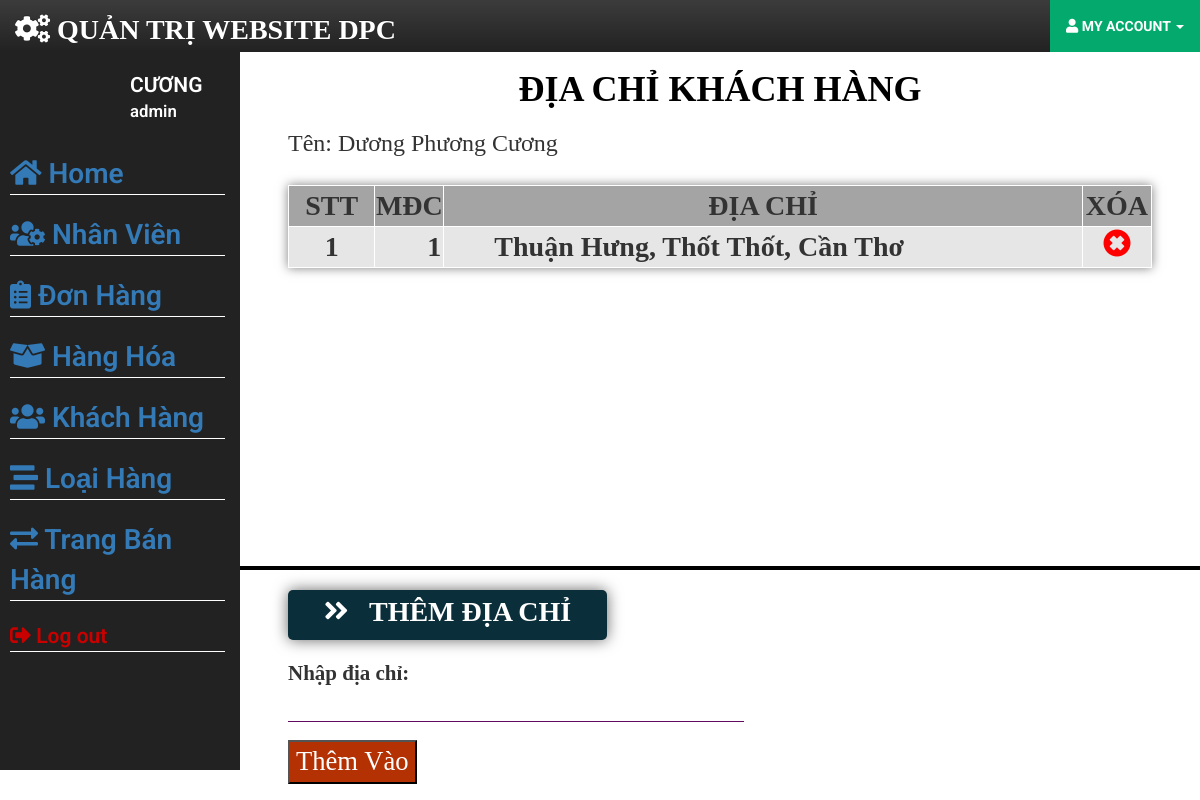
The app's page /admin/diachi-kh.php?ms=1 (signed in) with its own data.
### tables this page shows
CREATE TABLE `nhanvien` (
  `msnv` char(6) NOT NULL,
  `hotennv` varchar(40) NOT NULL,
  `matkhau` char(40) NOT NULL,
  `chucvu` varchar(40) NOT NULL,
  `anhnv` text DEFAULT NULL,
  `diachi` varchar(200) NOT NULL,
  `sodienthoai` char(11) NOT NULL
);

CREATE TABLE `khachhang` (
  `mskh` int(11) NOT NULL,
  `hotenkh` varchar(40) NOT NULL,
  `matkhau` char(40) NOT NULL,
  `anhkh` text DEFAULT NULL,
  `tencongty` varchar(50) DEFAULT NULL,
  `sodienthoai` char(11) NOT NULL,
  `email` varchar(40) DEFAULT NULL
);

CREATE TABLE `diachikh` (
  `madc` int(11) NOT NULL,
  `diachi` varchar(200) NOT NULL,
  `mskh` int(11) NOT NULL
);

### admin/diachi-kh.php (the view, shortened to what this page needs)
<?php
	$conn = mysqli_connect('localhost', 'root', '', 'dathang') or die ('Không thể kết nối tới database');
?>
<!DOCTYPE html>
<html lang="en">
<head>
	<link rel="stylesheet" href="https://stackpath.bootstrapcdn.com/bootstrap/3.4.1/css/bootstrap.min.css">
	<link rel="stylesheet" href="https://stackpath.bootstrapcdn.com/bootstrap/3.4.1/css/bootstrap-theme.min.css">
  	<link rel="stylesheet" href="https://cdnjs.cloudflare.com/ajax/libs/font-awesome/4.7.0/css/font-awesome.min.css">
  	<link rel="stylesheet" href="https://pro.fontawesome.com/releases/v5.10.0/css/all.css"/>
	<link rel="stylesheet" href="admin.css">
</head>
<body>
	<nav class="navbar navbar-inverse navbar-fixed-top">
		<div class="container-fluid">
			<div class="navbar-brand">
				<i class="fas fa-cogs"></i> <span>quản trị website DPC</span>
			</div>
			<div class="navbar-right">
				<div class="dropdown-admin">
				  <div class="dropbtn-admin">
				  	<i class="fas fa-user"></i> <span>my account</span> <span class="caret"></span>
				  </div>
<?php
	if(isset($_SESSION['loginAdmin']) || isset($_SESSION['loginNV'])){
		if(isset($_SESSION['loginAdmin'])){
			$msadmin = $_SESSION['loginAdmin'];
		} else if(isset($_SESSION['loginNV'])){
			$msadmin = $_SESSION['loginNV'];
		}
		$sql_ad = "select * from nhanvien where msnv = '$msadmin' ";
		$kq = mysqli_query($conn,$sql_ad);
		$row_ad = mysqli_fetch_assoc($kq);
		$name_ad = $row_ad['hotennv'];
		$arr_name = explode(" ",$name_ad);
		$chiso_arr = count($arr_name);
		$name = $arr_name[$chiso_arr -1];
	}
?>
				</div>
			</div>
		</div>
	</nav>
	<div class="container-fluid menu">
		<div class="avatar">
			<a href="my-account-nv.php?ms=<?=$row_ad['msnv']?>"><img src="<?=$row_ad['anhnv']?>" alt=""></a>
			<a class="name" href="my-account-nv.php?ms=<?=$row_ad['msnv']?>"><?php if(isset($_SESSION['loginAdmin']) || isset($_SESSION['loginNV'])){echo $name;}?> <br> <p style="font-size: 0.8em; text-transform: lowercase;"><?php if(isset($_SESSION['loginAdmin'])){echo $row_ad['msnv'];}?></p></a>
		</div>
		<ul class="list-menu">
			<li>
				<a href="admin.php"> <i class="fa fa-home"></i> Home</a>
			</li>
<?php
	if(isset($_SESSION['loginAdmin'])){
?>
			<li>
				<a href="nhan-vien.php"><i class="fas fa-users-cog"></i> Nhân Viên</a>
			</li>
<?php
	}
?>
			<li>
				<a href="dat-hang.php"><i class="fas fa-clipboard-list"></i> Đơn Hàng</a>
			</li>
			<li>
				<a href="hang-hoa.php"> <i class="fas fa-box-open"></i> Hàng Hóa</a>
			</li>
			<li>
				<a href="khach-hang.php"> <i class="fas fa-users"></i> Khách Hàng</a>
			</li>
			<li>
				<a href="loai-hang.php"> <i class="fas fa-stream"></i> Loại Hàng</a>
			</li>
			<li>
				<a href="../client/index.php"> <i class="fas fa-exchange-alt"></i> Trang Bán Hàng</a>
			</li>
			<li class="li-logout">
				<a href="admin.php?log-out-ad"> <i class="fas fa-sign-out-alt"></i> 	Log out</a>
			</li>
		</ul>
	</div>
	<div class="content">
<?php
	if(!isset($_GET['ms'])){
		echo "<h1>Không có thông tin để hiển thị</h1>";
	} else
	if(isset($_GET['ms'])){
		$mskh = $_GET['ms'];
		$kq_mskh = mysqli_query($conn, "select * from khachhang where mskh ='$mskh'");
		$kt_tk = 0;
		while($row_kt = mysqli_fetch_assoc($kq_mskh)){
			if($row_kt['mskh']==$mskh){
				$kt_tk=1;
				break;
			}
		}
		if($kt_tk==0){
			echo "<h1>Khách hàng này không tồn tại</h1>";
		} else if ($kt_tk==1){
?>
		<div class="title-loaihanghoa">
			<h1>
				Địa chỉ khách hàng
			</h1>
			<h3 style="font-family: all; text-align: left; margin-left: 5%; text-transform:capitalize">Tên: <?=$row_kt['hotenkh']?></h3>
		</div>
		<div class="hien-thi-loai-hang">
			<table class="table-loai-hang">
				<th class="stt-loai-hang">
					STT
				</th>
				<th style="width: 8%;">
					MĐC
				</th>
				<th>
					Địa chỉ
				</th>
				<th class="icon-remove-loai-hang">
					Xóa
				</th>
<?php
	$sql_select = "select * from diachikh where mskh = '$mskh'";
	$resutl= mysqli_query($conn, $sql_select);
	$stt=1;
	while ($row = mysqli_fetch_assoc($resutl)) {?>
			<tr>
					<td class="stt-loai-hang">
						<?=$stt?>
					</td>
					<td class="th-ma-loai" style="width: 8%; text-align: center; ">
						<?=$row['madc']?>
					</td>
					<td class="th-ten-loai">
						<?=$row['diachi']?>
					</td>
					<td class="icon-remove-loai-hang">
						<a href="?ms=<?=$mskh?>&delete=<?=$row['madc']?>"><i class="glyphicon glyphicon-remove-sign"></i></a>
					</td>
				</tr>
<?php 	$stt++;
	} ?>
			</table>
		</div>
		<hr class="hr-loai-hang">
		<div class="add-loai-hang">
			<div class="title-add-loai-hang">
				<h3 class="h3-them-loai-hang"><i class="fas fa-angle-double-right"></i>&ensp; Thêm địa chỉ</h3>
			</div>
			<h3 class="mess-loai-hang" style="color: red; float: right; margin-right: 2%; width: 35%; text-transform: capitalize;">
			</h3>
			<form class="form-add-loai-hang" action="diachi-kh.php?ms=<?=$mskh?>" method="post">
				<div class="add-ma-loai">
					<p>Nhập địa chỉ: </p>
					<input type="text" name="dia-chi" required="">
				</div>
				<button class="btn-add-loai-hang" name="add">Thêm Vào</button>
			</form>
		</div>
<?php
	}
}
?>
	</div>
</body>
</html>

### admin/admin.css (style rules this page uses)
body { font-family: 'Roboto', sans-serif; }
.navbar-inverse { border-bottom: none; }
.navbar-inverse .navbar-brand { font-family: all; font-size: 2em; text-transform: uppercase; font-weight: 700; color: white; cursor: default; }
.dropbtn-admin { background-color: #04AA6D; font-weight: bold; color: white; padding: 16px; text-transform: uppercase; border: none; }
.dropdown-admin { position: relative; display: inline-block; cursor: default; }
.menu { height: 90vh; background-color: #222; width: 20%; float: left; color: white; margin-top: 50px; overflow: scroll; position: fixed; float: left; }
.avatar { margin-top: 20px; display: flex; }
.avatar a { margin-left: 10px; width: 50%; }
.avatar .name { color: white; font-size: 1.5em; text-transform: uppercase; text-decoration: none; font-weight: 600; }
.list-menu { list-style-type: none; }
.list-menu li { margin-top: 20px; border-bottom: 1px solid white; margin-left: -45px; }
.list-menu li a { font-size: 2em; text-decoration: none; font-weight: 600; }
.list-menu .li-logout a { color: #C80000; font-size: 1.5em; }
.content { width: 80%; float: right; margin-top: 50px; }
.title-loaihanghoa { text-align: center; }
.title-loaihanghoa h1 { font-family: all; color: black; font-weight: 600; text-transform: uppercase ; }
.hien-thi-loai-hang { height: 50vh; overflow-y: scroll; }
.table-loai-hang { font-size: 2em; font-family: all; margin: 2% 5% 0% 5%; box-shadow: 0 0 10px rgba(0,0,0,0.5); width: 90%; }
.table-loai-hang th, .table-loai-hang td, .table-loai-hang tr { border: 1px solid white; font-weight: bold; }
.table-loai-hang .stt-loai-hang { width: 10%; text-align: center; }
.table-loai-hang th { text-align: center; background-color: #A4A4A4; }
.table-loai-hang tr td { background-color: #E6E6E6; }
.table-loai-hang .th-ma-loai { width: 30%; padding-left: 50px; }
.table-loai-hang .th-ten-loai { padding-left: 50px; }
.table-loai-hang th { font-weight: bold; text-transform: uppercase; }
.table-loai-hang .icon-remove-loai-hang { text-align: center; width: 8%; }
.table-loai-hang tr a .glyphicon-remove-sign { color: red; }
.hr-loai-hang { margin-top: 0; border: 2px solid black; }
.add-loai-hang { margin-left: 5%; font-family: all; }
.title-add-loai-hang { border-radius: 5px; background-color: #0B2F3A; height: 50px; box-shadow: 0 0 15px rgba(0,0,0,0.6); width: 35%; text-align: center; }
.add-loai-hang h3 { font-weight:bold; text-transform: uppercase; font-size: 2em; padding-top: 7px; color: white; }
.form-add-loai-hang { margin-top: 2%; }
.form-add-loai-hang p { margin-top: 2%; }
.form-add-loai-hang .add-ma-loai p { font-size: 1.5em; font-weight: bold; }
.form-add-loai-hang .add-ma-loai input, .add-ten-loai input { border: none; outline: none; border-bottom: 1px solid #610B5E; width: 50%; font-size: 1.5em; margin-top: -1%; font-weight: bold; }
.btn-add-loai-hang { font-size: 1.9em; background-color: #B43104; color: white; margin-top: 2%; margin-bottom: 2%; }

### records on screen
nhanvien: hotennv "CƯƠNG", msnv "admin"
khachhang: hotenkh "Dương Phương Cương"
diachikh: madc "1", diachi "Thuận Hưng, Thốt Thốt, Cần Thơ"
